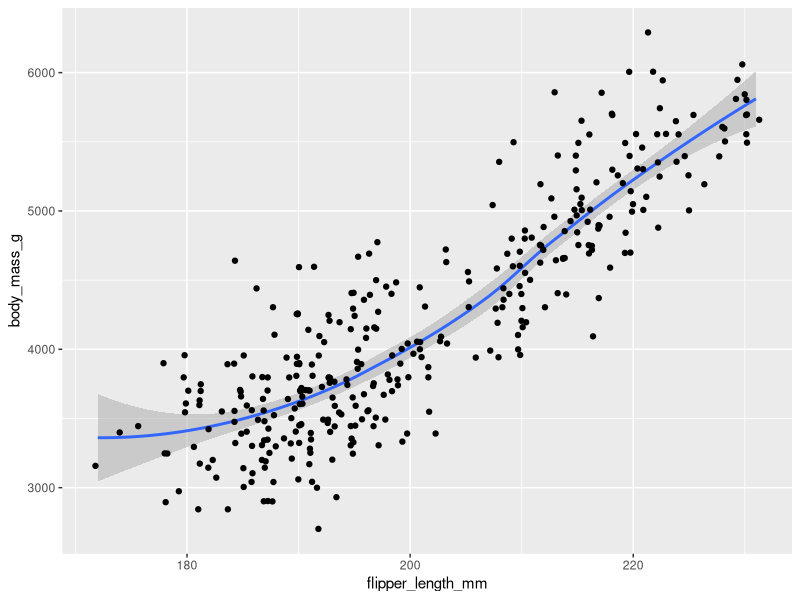

Generate this figure with R:
# R Week 4
install.packages("tidyverse")
install.packages("ggplot")
install.packages("palmerpenguins")

library(ggplot2)
library(palmerpenguins)

data("penguins")
View(penguins)

# Basic Plot
# ggplot(data = penguins) + geom_point(mapping = aes(x = flipper_length_mm, y = body_mass_g))

# Plot with colour to different species
# ggplot(data = penguins) + geom_point(mapping = aes(x = flipper_length_mm, y = body_mass_g, color = species))
# You can change colour, size, shape all by adding within the 'aes' brackets

# Different Geom SMOOTH + JITTER 
ggplot(data = penguins) + 
  geom_smooth(mapping = aes(x = flipper_length_mm, y = body_mass_g)) + 
  geom_jitter(mapping = aes(x = flipper_length_mm, y = body_mass_g))
